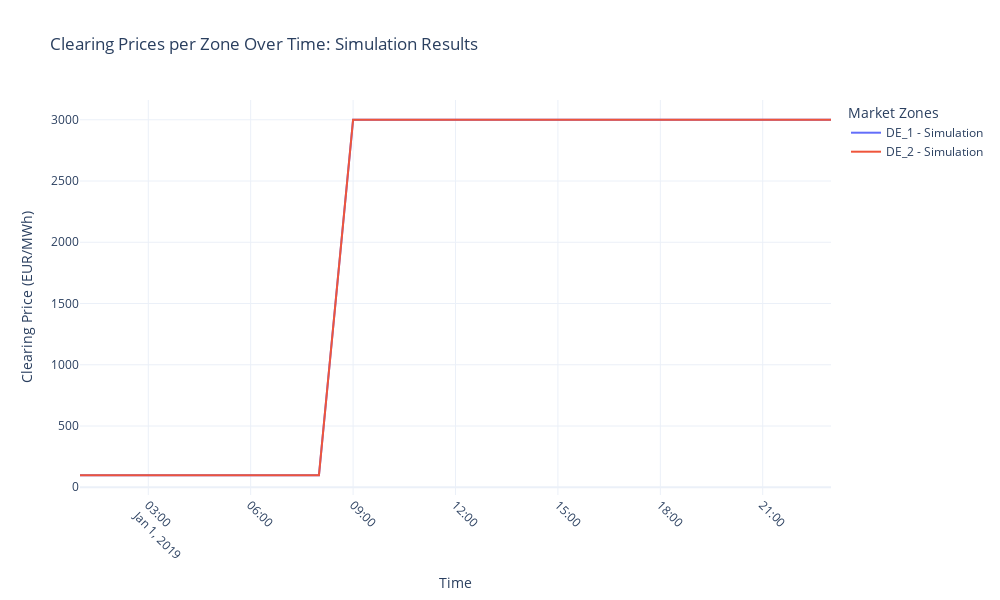

Notebook cell for this chart:
### Markdown cell above
**Compare the results**

We use the same code described in the market zone tutorial to generate the plotly curve displaying the market price.

### Code cell
# @ title make makret price plotly figure


# Define the path to the simulation output
output_dir = "outputs/tutorial_08_zonal_case"
market_meta_path = os.path.join(output_dir, "market_meta.csv")

# Load the market_meta.csv file
market_meta = pd.read_csv(market_meta_path, index_col="time", parse_dates=True)
# drop the first column
market_meta = market_meta.drop(columns=market_meta.columns[0])


# Extract unique zones
zones = market_meta["node"].unique()

# Initialize an empty DataFrame to store clearing prices per zone and time
clearing_prices_df = pd.DataFrame()

# Populate the DataFrame with clearing prices for each zone
for zone in zones:
    zone_data = market_meta[market_meta["node"] == zone][["price"]]
    zone_data = zone_data.rename(columns={"price": f"{zone}_price"})
    clearing_prices_df = (
        pd.merge(
            clearing_prices_df,
            zone_data,
            left_index=True,
            right_index=True,
            how="outer",
        )
        if not clearing_prices_df.empty
        else zone_data
    )

# Sort the DataFrame by time
clearing_prices_df = clearing_prices_df.sort_index()


# Initialize the Plotly figure
fig = go.Figure()

# Iterate over each zone to plot clearing prices
for zone in zones:
    fig.add_trace(
        go.Scatter(
            x=clearing_prices_df.index,
            y=clearing_prices_df[f"{zone}_price"],
            mode="lines",
            name=f"{zone} - Simulation",
            line=dict(width=2),
        )
    )

# Update layout for better aesthetics and interactivity
fig.update_layout(
    title="Clearing Prices per Zone Over Time: Simulation Results",
    xaxis_title="Time",
    yaxis_title="Clearing Price (EUR/MWh)",
    legend_title="Market Zones",
    xaxis=dict(
        tickangle=45,
        type="date",  # Ensure the x-axis is treated as dates
    ),
    hovermode="x unified",  # Unified hover for better comparison
    template="plotly_white",  # Clean white background
    width=1000,
    height=600,
)

# Display the interactive plot
fig.show()

### Figure 1 — Plotly figure (JSON) as saved in the notebook; plotly's stock layout.template omitted (floating-point values rounded to 4 significant figures)
{"data": [{"line": {"width": 2}, "mode": "lines", "name": "DE_1 - Simulation", "type": "scatter", "x": ["2019-01-01T01:00:00", "2019-01-01T02:00:00", "2019-01-01T03:00:00", "2019-01-01T04:00:00", "2019-01-01T05:00:00", "2019-01-01T06:00:00", "2019-01-01T07:00:00", "2019-01-01T08:00:00", "2019-01-01T09:00:00", "2019-01-01T10:00:00", "2019-01-01T11:00:00", "2019-01-01T12:00:00", "2019-01-01T13:00:00", "2019-01-01T14:00:00", "2019-01-01T15:00:00", "2019-01-01T16:00:00", "2019-01-01T17:00:00", "2019-01-01T18:00:00", "2019-01-01T19:00:00", "2019-01-01T20:00:00", "2019-01-01T21:00:00", "2019-01-01T22:00:00", "2019-01-01T23:00:00"], "y": [98.17, 98.19, 98.19, 98.18, 98.19, 98.19, 98.19, 98.19, 3000, 3000, 3000, 3000, 3000, 3000, 3000, 3000, 3000, 3000, 3000, 3000, 3000, 3000, 3000]}, {"line": {"width": 2}, "mode": "lines", "name": "DE_2 - Simulation", "type": "scatter", "x": ["2019-01-01T01:00:00", "2019-01-01T02:00:00", "2019-01-01T03:00:00", "2019-01-01T04:00:00", "2019-01-01T05:00:00", "2019-01-01T06:00:00", "2019-01-01T07:00:00", "2019-01-01T08:00:00", "2019-01-01T09:00:00", "2019-01-01T10:00:00", "2019-01-01T11:00:00", "2019-01-01T12:00:00", "2019-01-01T13:00:00", "2019-01-01T14:00:00", "2019-01-01T15:00:00", "2019-01-01T16:00:00", "2019-01-01T17:00:00", "2019-01-01T18:00:00", "2019-01-01T19:00:00", "2019-01-01T20:00:00", "2019-01-01T21:00:00", "2019-01-01T22:00:00", "2019-01-01T23:00:00"], "y": [98.17, 98.19, 98.19, 98.18, 98.19, 98.19, 98.19, 98.19, 3000, 3000, 3000, 3000, 3000, 3000, 3000, 3000, 3000, 3000, 3000, 3000, 3000, 3000, 3000]}], "layout": {"height": 600, "hovermode": "x unified", "legend": {"title": {"text": "Market Zones"}}, "title": {"text": "Clearing Prices per Zone Over Time: Simulation Results"}, "width": 1000, "xaxis": {"tickangle": 45, "title": {"text": "Time"}, "type": "date"}, "yaxis": {"title": {"text": "Clearing Price (EUR/MWh)"}}}}
